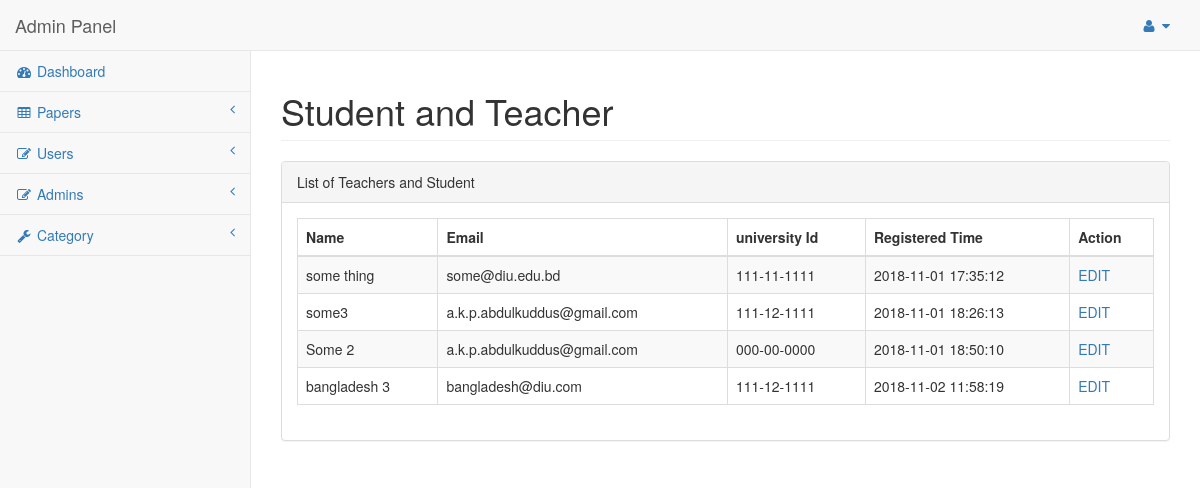
The page /admin/allUser.php (signed in) on the database as committed earlier.
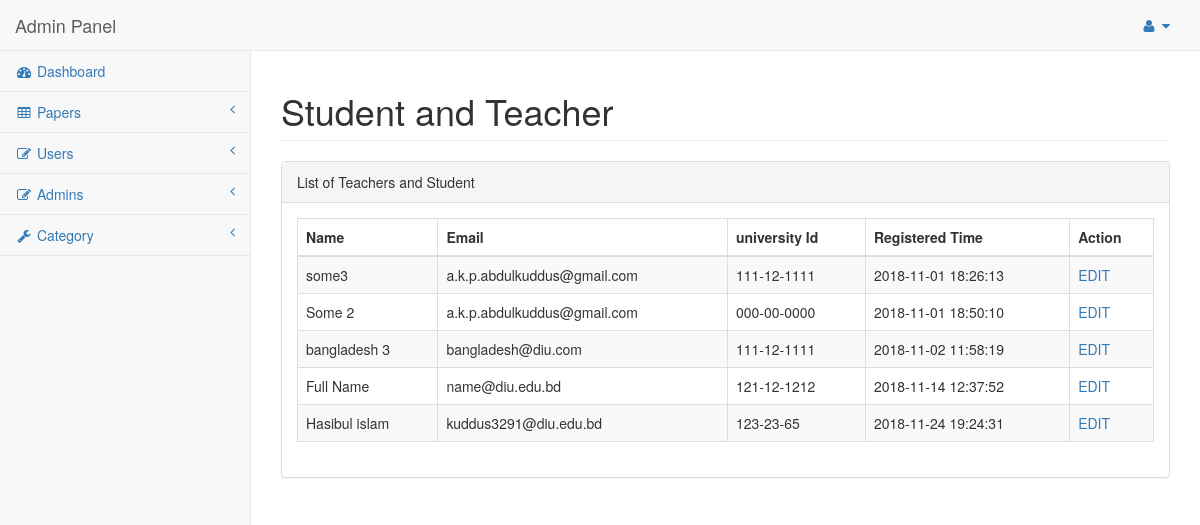
The same page on the database as committed later.
### tables this page shows
CREATE TABLE `user` (
  `id` int(11) NOT NULL,
  `fullName` varchar(100) NOT NULL,
  `email` varchar(50) NOT NULL,
  `versityId` varchar(20) NOT NULL,
  `password` text NOT NULL,
  `createdAt` datetime NOT NULL DEFAULT CURRENT_TIMESTAMP
);

### lib/user.php (called while the page is built, shortened)
<?php
include_once ('C:\xampp\htdocs\versity\config\database.php');
class User
{
    private $db;
    public  function __construct(){
        $this->db = new database();
    }
    public function allUser(){
        $sql = "SELECT * FROM `user`";
        $stmt = $this->db->pdo->query($sql);
        if ($stmt){
            return $stmt->fetchAll(PDO::FETCH_CLASS, 'User');
        } else{
            return 'False';
        }
    }
}

### config/database.php (called while the page is built)
<?php
class database
{
    private $host="localhost";
    private $userName="root";
    private $password="";
    private $dbname="diu_research";
    public $pdo;
    public function __construct(){
        if(!isset($this->pdo)){
            try{
                $link = new PDO("mysql:hostname=".$this->host.";dbname=".$this->dbname."","$this->userName", "$this->password",array(PDO::MYSQL_ATTR_INIT_COMMAND => "SET NAMES 'utf8'") );
                $link->setAttribute(PDO::ATTR_ERRMODE, PDO::ERRMODE_EXCEPTION);
                $this->pdo = $link;
            }catch (PDOException $e){
                die("Field to connect database".$e->getMessage());
            }
        }
    }
}
?>

### admin/allUser.php (the view, shortened to what this page needs)
<?php
include (ROOTPATH.'/lib/user.php');
?>
<!DOCTYPE html>
<html lang="en">
<?php
include_once ('adminHead.php');
?>
<?php
$userList = new User();
$users = $userList->allUser();
?>
<body>
<div id="wrapper">
    <?php
    include_once ('adminNav.php');
    ?>
    <div id="page-wrapper">
        <div class="row">
            <div class="col-lg-12">
                <h1 class="page-header">Student and Teacher</h1>
            </div>
        </div>
        <div class="row">
            <div class="col-lg-12">
                <div class="panel panel-default">
                    <div class="panel-heading">
                        List of Teachers and Student
                    </div>
                    <div class="panel-body">
                        <table width="100%" class="table table-striped table-bordered table-hover" id="dataTables-example">
                            <thead>
                            <tr>
                                <th>Name</th>
                                <th>Email</th>
                                <th>university Id</th>
                                <th>Registered Time</th>
                                <th>Action</th>
                            </tr>
                            </thead>
                            <tbody>
                            <?php
                            foreach ($users as $user){?>
                                <tr>
                                    <td><?=$user->fullName?></td>
                                    <td><?=$user->email?></td>
                                    <td class="center"><?=$user->versityId?></td>
                                    <td class="center"><?=$user->createdAt?></td>
                                    <td><a href="userEdit.php?id=<?=$user->id?>">EDIT</a></td>
                                </tr>
                                <?php
                            }
                            ?>
                            </tbody>
                        </table>
                    </div>
                </div>
            </div>
        </div>
    </div>
</div>
</body>
</html>

### admin/adminNav.php (shortened to what this page needs)
<nav class="navbar navbar-default navbar-static-top" role="navigation" style="margin-bottom: 0">
    <div class="navbar-header">
        <a class="navbar-brand" href="<?=APP_PATH?>/admin/dashboard.php">Admin Panel</a>
    </div>
    <ul class="nav navbar-top-links navbar-right">
        <li class="dropdown">
            <a class="dropdown-toggle" data-toggle="dropdown" href="#">
                <i class="fa fa-user fa-fw"></i> <i class="fa fa-caret-down"></i>
            </a>
        </li>
    </ul>
    <div class="navbar-default sidebar" role="navigation">
        <div class="sidebar-nav navbar-collapse">
            <ul class="nav" id="side-menu">
                <li>
                    <a href="<?=APP_PATH?>/admin/dashboard.php"><i class="fa fa-dashboard fa-fw"></i> Dashboard</a>
                </li>
                <li>
                    <a href="#"><i class="fa fa-table fa-fw"></i> Papers<span class="fa arrow"></span></a>
                </li>
                <li>
                    <a href="#"><i class="fa fa-edit fa-fw"></i> Users<span class="fa arrow"></span></a>
                </li>
                <li>
                    <a href="#"><i class="fa fa-edit fa-fw"></i> Admins<span class="fa arrow"></span></a>
                </li>
                <li>
                    <a href="#"><i class="fa fa-wrench fa-fw"></i> Category<span class="fa arrow"></span></a>
                </li>
            </ul>
        </div>
    </div>
</nav>

Rows that differ between the two databases and show on the page:
removed user: fullName "some thing", email "some@diu.edu.bd", versityId "111-11-1111", createdAt "2018-11-01 17:35:12"
added user: fullName "Full Name", email "name@diu.edu.bd", versityId "121-12-1212", createdAt "2018-11-14 12:37:52"
added user: fullName "Hasibul islam", email "kuddus3291@diu.edu.bd", versityId "123-23-65", createdAt "2018-11-24 19:24:31"
